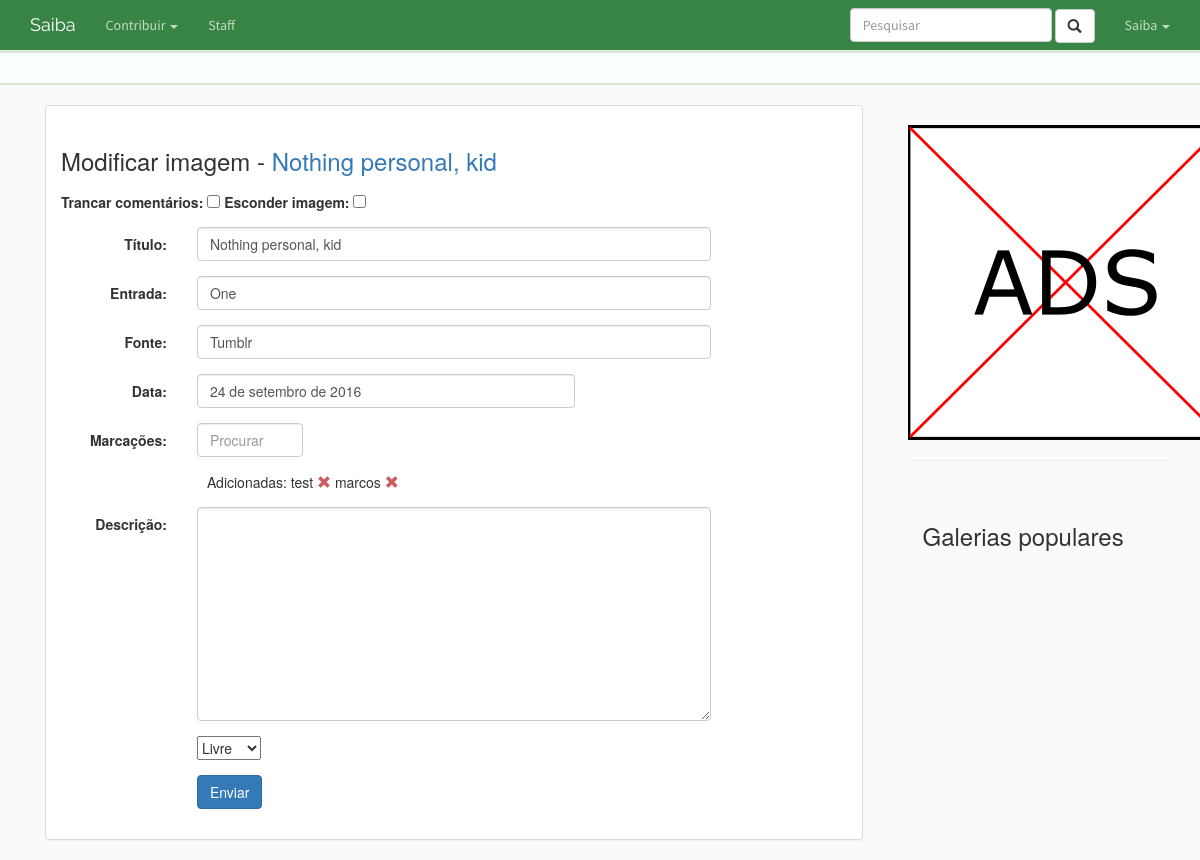
The page /galeria/imagem/3/editar (signed in) on the database as committed earlier.
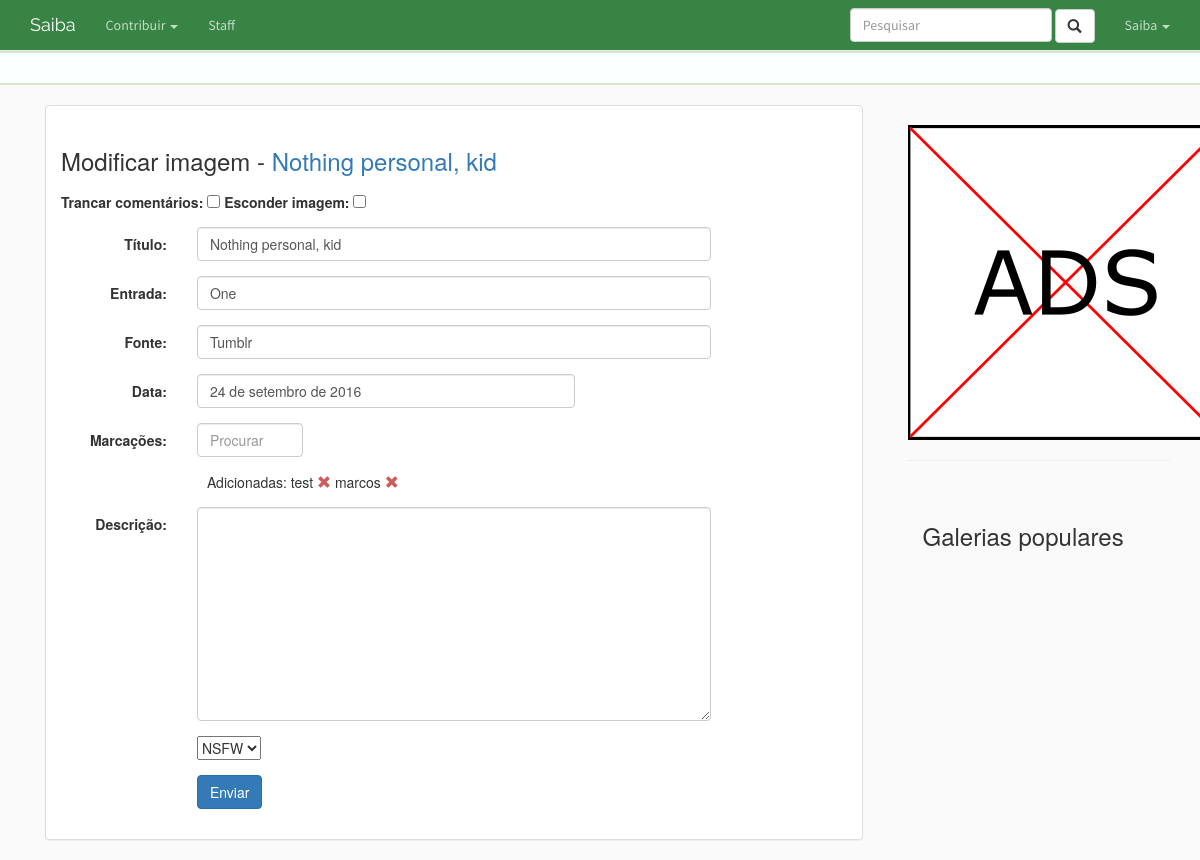
The same page on the database as committed later.
### gallery/models.py (models this page shows, shortened)
class Image(models.Model):
    author          = models.ForeignKey(User, blank=True)
    title           = models.CharField(max_length=250)
    date            = models.DateTimeField(default=timezone.now, blank=True)
    date_origin     = models.CharField(max_length=100, blank=True)
    source          = models.CharField(max_length=250)
    tags            = models.ManyToManyField('home.Tag', blank=True)
    entry           = models.ForeignKey('entry.Entry', on_delete=models.CASCADE, related_name="images")
    hidden          = models.BooleanField(default=False)
    file            = models.ImageField(upload_to='icon/', blank=True)
    file_url        = models.URLField(blank=True)
    description     = models.TextField(max_length=250, blank=True)
    state           = models.ForeignKey(State, on_delete=models.CASCADE, default=1)
    trending_points = models.IntegerField(default=0)
    views           = GenericRelation('feedback.View')
    comments_locked = models.BooleanField(default=False)

### entry/models.py (models this page shows, shortened)
class Entry(models.Model):
    author                  = models.ForeignKey(User, default=1)
    title                   = models.CharField(max_length=250)
    slug                    = models.SlugField(max_length=250, default="", blank=True, unique=True)
    status                  = models.ForeignKey(Status, default=1)
    category                = models.ForeignKey(Category, default=1)
    type                    = models.CharField(max_length=100, blank=True)
    date_origin             = models.CharField(max_length=100, blank=True)
    origin                  = models.CharField(max_length=100)
    icon                    = models.ImageField(upload_to='icon/', blank=True)
    icon_url                = models.URLField(blank=True)
    hidden                  = models.BooleanField(default=False)
    images_locked           = models.BooleanField(default=False)
    videos_locked           = models.BooleanField(default=False)
    comments_locked         = models.BooleanField(default=False)
    tags                    = models.ManyToManyField('home.Tag', blank=True)
    trending_points         = models.IntegerField(default=0)
    editorship              = models.ManyToManyField('profile.Profile', blank=True)
    view                    = GenericRelation('feedback.View')
    def __unicode__(self):
        return self.title
    class Meta:
        verbose_name_plural = "entries"

### gallery/views.py (the view, shortened to what this page needs)
# urls.py: url(r'^imagem/(?P<image_id>[0-9]+)/editar', views.image_edit, name='image_edit'),
def image_edit(request, image_id):
    if not request.user.is_authenticated():
        return redirect('home:login')
    else:
        user = request.user
        image = Image.objects.get(pk=image_id)
        entry_name = request.POST.get('entry-selected')
        is_editor = (user == image.author)
        image_dict = model_to_dict(image)
        image_form = ImageForm(request.POST or None, initial=image_dict)
        if user.is_staff:
            image_form = StaffImageForm(request.POST or None, initial=image_dict)
        context = { "image_form": image_form, "image": image, "user": user }
    image_form.fields['title'].widget.attrs['class'] = 'form-control form-title'
    image_form.fields['date_origin'].widget.attrs['class'] = 'form-control form-date_origin'
    image_form.fields['source'].widget.attrs['class'] = 'form-control form-source'
    image_form.fields['description'].widget.attrs['class'] = 'form-control form-content'
    return render(request, 'gallery/edit-image.html', context)

### gallery/forms.py (shortened to what this page needs)
class StaffImageForm(ModelForm):
    file_url = forms.URLField(widget=forms.TextInput(attrs={'placeholder': 'Coloque aqui um link para uma imagem.',
        'class': 'form-control form-state'}), required=False)
    class Meta:
        model = Image
        fields = [ "title", "source", "date_origin", "description", "file", "file_url", "state", "comments_locked", "hidden" ]

### gallery/models.py (called while the page is built)
    def __unicode__(self):
        return self.label

### home/models.py (called while the page is built)
    def __unicode__(self):
        return self.label

### gallery/templates/gallery/edit-image.html (shortened to what this page needs)
﻿{% extends 'home/base.html' %}
{% load staticfiles %}
{% block css %}
    <link rel="stylesheet" type="text/css" href="{% static 'home/search-style.css' %}"/>
{% endblock %}
{% block body %}
<div class="container-fluid">
    <div class="row">
        <div class="col-md-12">
            <div class="panel panel-default">
                <div class="panel-body">
                    <h2>Modificar imagem - <a href="{% url 'gallery:image_detail' image.pk %}">{{image.title}}</a></h2>
                    <form class="form-horizontal" role="form" action="" method="post" enctype="multipart/form-data">
                        <div class="form-group">
                            <span class="col-md-8">
                                    <strong>Trancar comentários:</strong>
                                    {{ image_form.comments_locked }}
                                    <strong>Esconder imagem:</strong>
                                    {{ image_form.hidden }}
                            </span>
                        </div>
                        <div class="form-group">
                            <label class="control-label col-sm-2" for="field">Título:</label>
                            <div class="col-sm-8">{{ image_form.title }}</div>
                        </div>
                        <div class="form-group">
                            <label class="control-label col-sm-2" for="field">Entrada:</label>
                            <div class="col-md-8"><input id="search-entries" name="entry-selected" type="text" class="form-control" placeholder="Procurar" autocomplete="off" value="{{image.entry}}"></div>
                        </div>
                        <div class="form-group">
                            <label class="control-label col-sm-2" for="field">Fonte:</label>
                            <div class="col-sm-8">{{ image_form.source }}</div>
                        </div>
                        <div class="form-group">
                            <label class="control-label col-sm-2" for="field">Data:</label>
                            <div class="col-sm-6">{{ image_form.date_origin }}</div>
                        </div>
                        <div class="form-group">
                            <label class="control-label col-sm-2" for="field">Marcações:</label>
                            <div class="col-md-2"><input id="search-tags" type="text" class="form-control" placeholder="Procurar" autocomplete="off"></div>
                        </div>
                        <div class="form-group">
                            <label class="control-label col-sm-2" for="field"></label>
                            <div class="col-md-4 search-tag-display">
                                <ul>
                                    Adicionadas:
                                    {% for tag in image.tags.all %}<li tag-data="{{tag}}">{{tag}} <span tag-data="{{tag}}" class="glyphicon glyphicon-remove remove-tag"></span></li>{% endfor %}
                                </ul>
                            </div>
                        </div>
                        <div class="form-group">
                            <label class="control-label col-sm-2" for="field">Descrição:</label>
                            <div class="col-sm-8">{{ image_form.description }}</div>
                        </div>
                        <div class="form-group">
                            <label class="control-label col-sm-2" for="field"></label>
                            <div class="col-sm-8">{{ image_form.state }}</div>
                        </div>
                        <div class="form-group">
                            <div class="col-sm-offset-2 col-sm-10">
                                <button type="submit" id="send" class="btn btn-primary submit-media">Enviar</button>
                            </div>
                        </div>
                    </form>
                </div>
            </div>
        </div>
    </div>
</div>
{% endblock %}

Rows that differ between the two databases and show on the page:
changed Image "Nothing personal, kid": state "Livre" → "NSFW"
